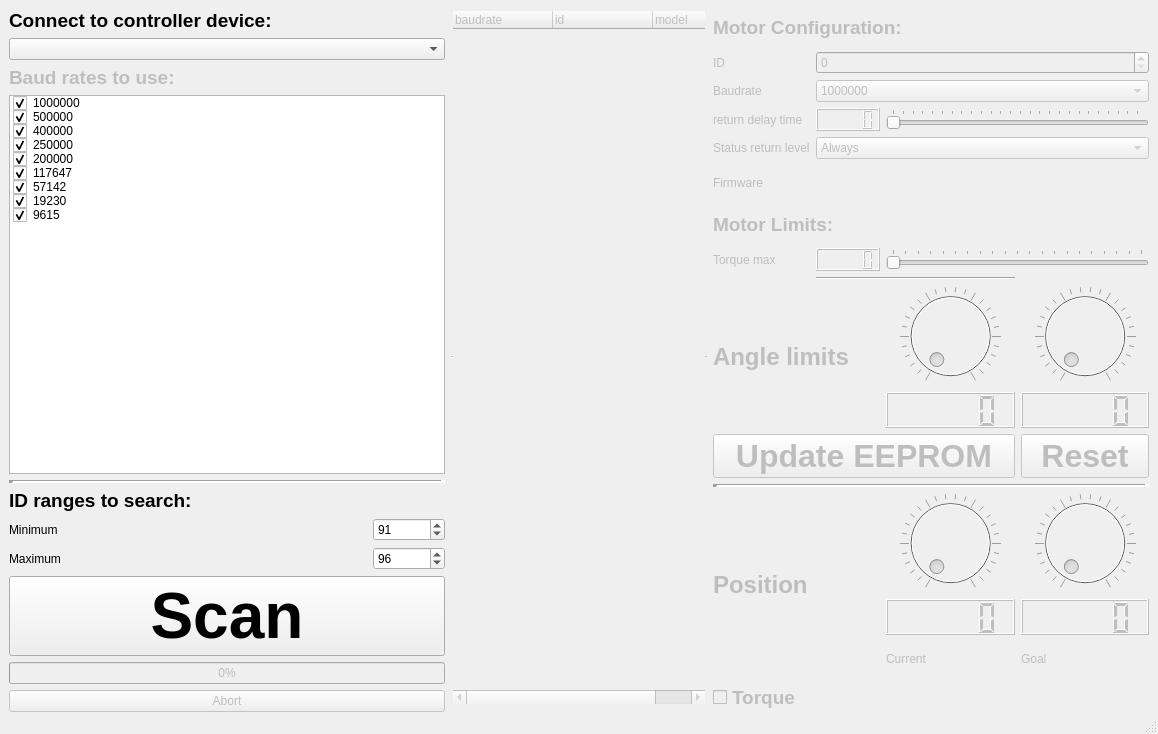
<?xml version="1.0" encoding="UTF-8"?>
<ui version="4.0">
 <class>MainWindow</class>
 <widget class="QMainWindow" name="MainWindow">
  <property name="geometry">
   <rect>
    <x>0</x>
    <y>0</y>
    <width>1158</width>
    <height>734</height>
   </rect>
  </property>
  <property name="sizePolicy">
   <sizepolicy hsizetype="Ignored" vsizetype="Preferred">
    <horstretch>0</horstretch>
    <verstretch>0</verstretch>
   </sizepolicy>
  </property>
  <property name="windowTitle">
   <string>MainWindow</string>
  </property>
  <widget class="QWidget" name="centralwidget">
   <layout class="QGridLayout" name="gridLayout" columnstretch="0,0,0,0,0,0,0">
    <property name="topMargin">
     <number>9</number>
    </property>
    <property name="bottomMargin">
     <number>0</number>
    </property>
    <item row="1" column="6" rowspan="2">
     <layout class="QGridLayout" name="motor_gridLayout" columnstretch="1,1,50,50">
      <item row="5" column="1" colspan="3">
       <widget class="QComboBox" name="statusreturnlevel_comboBox">
        <property name="enabled">
         <bool>false</bool>
        </property>
        <item>
         <property name="text">
          <string>Always</string>
         </property>
        </item>
        <item>
         <property name="text">
          <string>Read</string>
         </property>
        </item>
        <item>
         <property name="text">
          <string>Never</string>
         </property>
        </item>
       </widget>
      </item>
      <item row="16" column="2">
       <widget class="QDial" name="position_dial">
        <property name="enabled">
         <bool>false</bool>
        </property>
        <property name="focusPolicy">
         <enum>Qt::NoFocus</enum>
        </property>
        <property name="contextMenuPolicy">
         <enum>Qt::NoContextMenu</enum>
        </property>
        <property name="accessibleDescription">
         <string/>
        </property>
        <property name="notchesVisible">
         <bool>true</bool>
        </property>
       </widget>
      </item>
      <item row="6" column="0">
       <widget class="QLabel" name="label_10">
        <property name="enabled">
         <bool>false</bool>
        </property>
        <property name="text">
         <string>Firmware</string>
        </property>
       </widget>
      </item>
      <item row="1" column="0">
       <widget class="QLabel" name="label_6">
        <property name="enabled">
         <bool>false</bool>
        </property>
        <property name="text">
         <string>ID</string>
        </property>
       </widget>
      </item>
      <item row="12" column="2">
       <widget class="QDial" name="minimum_dial">
        <property name="enabled">
         <bool>false</bool>
        </property>
        <property name="notchesVisible">
         <bool>true</bool>
        </property>
       </widget>
      </item>
      <item row="16" column="3">
       <widget class="QDial" name="goal_dial">
        <property name="enabled">
         <bool>false</bool>
        </property>
        <property name="notchesVisible">
         <bool>true</bool>
        </property>
       </widget>
      </item>
      <item row="2" column="1" colspan="3">
       <widget class="QComboBox" name="baud_comboBox">
        <property name="enabled">
         <bool>false</bool>
        </property>
        <item>
         <property name="text">
          <string>1000000</string>
         </property>
        </item>
        <item>
         <property name="text">
          <string>500000</string>
         </property>
        </item>
        <item>
         <property name="text">
          <string>400000</string>
         </property>
        </item>
        <item>
         <property name="text">
          <string>250000</string>
         </property>
        </item>
        <item>
         <property name="text">
          <string>200000</string>
         </property>
        </item>
        <item>
         <property name="text">
          <string>117647</string>
         </property>
        </item>
        <item>
         <property name="text">
          <string>57142</string>
         </property>
        </item>
        <item>
         <property name="text">
          <string>19230</string>
         </property>
        </item>
        <item>
         <property name="text">
          <string>9615</string>
         </property>
        </item>
       </widget>
      </item>
      <item row="9" column="2" colspan="2">
       <widget class="QSlider" name="torquemax_horizontalSlider">
        <property name="enabled">
         <bool>false</bool>
        </property>
        <property name="maximum">
         <number>100</number>
        </property>
        <property name="orientation">
         <enum>Qt::Horizontal</enum>
        </property>
        <property name="tickPosition">
         <enum>QSlider::TicksAbove</enum>
        </property>
        <property name="tickInterval">
         <number>5</number>
        </property>
       </widget>
      </item>
      <item row="8" column="0" colspan="4">
       <widget class="QLabel" name="label_13">
        <property name="enabled">
         <bool>false</bool>
        </property>
        <property name="font">
         <font>
          <pointsize>14</pointsize>
          <weight>75</weight>
          <bold>true</bold>
         </font>
        </property>
        <property name="text">
         <string>Motor Limits:</string>
        </property>
       </widget>
      </item>
      <item row="12" column="0" rowspan="2" colspan="2">
       <widget class="QLabel" name="label_2">
        <property name="enabled">
         <bool>false</bool>
        </property>
        <property name="font">
         <font>
          <pointsize>18</pointsize>
          <weight>75</weight>
          <bold>true</bold>
         </font>
        </property>
        <property name="text">
         <string>Angle limits</string>
        </property>
       </widget>
      </item>
      <item row="2" column="0">
       <widget class="QLabel" name="label_7">
        <property name="enabled">
         <bool>false</bool>
        </property>
        <property name="text">
         <string>Baudrate</string>
        </property>
       </widget>
      </item>
      <item row="3" column="0">
       <widget class="QLabel" name="label_8">
        <property name="enabled">
         <bool>false</bool>
        </property>
        <property name="text">
         <string>return delay time</string>
        </property>
       </widget>
      </item>
      <item row="9" column="0">
       <widget class="QLabel" name="label_12">
        <property name="enabled">
         <bool>false</bool>
        </property>
        <property name="text">
         <string>Torque max</string>
        </property>
       </widget>
      </item>
      <item row="20" column="0" colspan="4">
       <widget class="QCheckBox" name="torque_checkBox">
        <property name="enabled">
         <bool>false</bool>
        </property>
        <property name="font">
         <font>
          <pointsize>14</pointsize>
          <weight>75</weight>
          <bold>true</bold>
         </font>
        </property>
        <property name="accessibleName">
         <string>xcfx</string>
        </property>
        <property name="text">
         <string>Torque</string>
        </property>
        <property name="tristate">
         <bool>false</bool>
        </property>
       </widget>
      </item>
      <item row="18" column="3">
       <widget class="QLabel" name="label_4">
        <property name="enabled">
         <bool>false</bool>
        </property>
        <property name="text">
         <string>Goal</string>
        </property>
       </widget>
      </item>
      <item row="6" column="1" colspan="3">
       <widget class="QLabel" name="firmware_label">
        <property name="enabled">
         <bool>false</bool>
        </property>
        <property name="text">
         <string/>
        </property>
       </widget>
      </item>
      <item row="5" column="0">
       <widget class="QLabel" name="label_9">
        <property name="enabled">
         <bool>false</bool>
        </property>
        <property name="text">
         <string>Status return level</string>
        </property>
       </widget>
      </item>
      <item row="12" column="3">
       <widget class="QDial" name="maximum_dial">
        <property name="enabled">
         <bool>false</bool>
        </property>
        <property name="notchesVisible">
         <bool>true</bool>
        </property>
       </widget>
      </item>
      <item row="0" column="0" colspan="3">
       <widget class="QLabel" name="label_11">
        <property name="enabled">
         <bool>false</bool>
        </property>
        <property name="font">
         <font>
          <pointsize>14</pointsize>
          <weight>75</weight>
          <bold>true</bold>
         </font>
        </property>
        <property name="text">
         <string>Motor Configuration:</string>
        </property>
       </widget>
      </item>
      <item row="13" column="2">
       <widget class="QLCDNumber" name="minimum_lcd">
        <property name="enabled">
         <bool>false</bool>
        </property>
       </widget>
      </item>
      <item row="13" column="3">
       <widget class="QLCDNumber" name="maximum_lcd">
        <property name="enabled">
         <bool>false</bool>
        </property>
       </widget>
      </item>
      <item row="3" column="2" colspan="2">
       <widget class="QSlider" name="returndelaytime_horizontalSlider">
        <property name="enabled">
         <bool>false</bool>
        </property>
        <property name="maximum">
         <number>508</number>
        </property>
        <property name="orientation">
         <enum>Qt::Horizontal</enum>
        </property>
        <property name="tickPosition">
         <enum>QSlider::TicksAbove</enum>
        </property>
        <property name="tickInterval">
         <number>20</number>
        </property>
       </widget>
      </item>
      <item row="1" column="1" colspan="3">
       <widget class="QSpinBox" name="id_spinBox">
        <property name="enabled">
         <bool>false</bool>
        </property>
       </widget>
      </item>
      <item row="17" column="2">
       <widget class="QLCDNumber" name="position_lcd">
        <property name="enabled">
         <bool>false</bool>
        </property>
       </widget>
      </item>
      <item row="15" column="0" colspan="4">
       <widget class="Line" name="line_2">
        <property name="lineWidth">
         <number>5</number>
        </property>
        <property name="orientation">
         <enum>Qt::Horizontal</enum>
        </property>
       </widget>
      </item>
      <item row="18" column="2">
       <widget class="QLabel" name="label_3">
        <property name="enabled">
         <bool>false</bool>
        </property>
        <property name="text">
         <string>Current</string>
        </property>
       </widget>
      </item>
      <item row="17" column="3">
       <widget class="QLCDNumber" name="goal_lcd">
        <property name="enabled">
         <bool>false</bool>
        </property>
       </widget>
      </item>
      <item row="9" column="1">
       <widget class="QLCDNumber" name="torque_lcd">
        <property name="enabled">
         <bool>false</bool>
        </property>
       </widget>
      </item>
      <item row="16" column="0" rowspan="3" colspan="2">
       <widget class="QLabel" name="position_label">
        <property name="enabled">
         <bool>false</bool>
        </property>
        <property name="font">
         <font>
          <pointsize>18</pointsize>
          <weight>75</weight>
          <bold>true</bold>
         </font>
        </property>
        <property name="text">
         <string>Position</string>
        </property>
       </widget>
      </item>
      <item row="3" column="1">
       <widget class="QLCDNumber" name="returndelaytime_lcd">
        <property name="enabled">
         <bool>false</bool>
        </property>
        <property name="autoFillBackground">
         <bool>false</bool>
        </property>
        <property name="smallDecimalPoint">
         <bool>false</bool>
        </property>
        <property name="mode">
         <enum>QLCDNumber::Dec</enum>
        </property>
       </widget>
      </item>
      <item row="10" column="1" colspan="2">
       <widget class="Line" name="line_3">
        <property name="styleSheet">
         <string notr="true"/>
        </property>
        <property name="orientation">
         <enum>Qt::Horizontal</enum>
        </property>
       </widget>
      </item>
      <item row="14" column="0" colspan="3">
       <widget class="QPushButton" name="eeprom_button">
        <property name="enabled">
         <bool>false</bool>
        </property>
        <property name="font">
         <font>
          <pointsize>24</pointsize>
          <weight>75</weight>
          <bold>true</bold>
         </font>
        </property>
        <property name="text">
         <string>Update EEPROM</string>
        </property>
       </widget>
      </item>
      <item row="14" column="3">
       <widget class="QPushButton" name="reset_button">
        <property name="enabled">
         <bool>false</bool>
        </property>
        <property name="font">
         <font>
          <pointsize>24</pointsize>
          <weight>75</weight>
          <bold>true</bold>
         </font>
        </property>
        <property name="text">
         <string>Reset</string>
        </property>
       </widget>
      </item>
     </layout>
    </item>
    <item row="1" column="2" rowspan="2">
     <layout class="QGridLayout" name="gridLayout_2" rowstretch="0,0,0,0,0,0,0,0,0,0,0,0,0,0,0,0,0,0,0,0" columnstretch="5,0" columnminimumwidth="0,0">
      <property name="sizeConstraint">
       <enum>QLayout::SetNoConstraint</enum>
      </property>
      <property name="bottomMargin">
       <number>0</number>
      </property>
      <item row="11" column="1">
       <widget class="QSpinBox" name="minimum_spinBox">
        <property name="enabled">
         <bool>true</bool>
        </property>
        <property name="minimum">
         <number>0</number>
        </property>
        <property name="maximum">
         <number>253</number>
        </property>
        <property name="value">
         <number>91</number>
        </property>
       </widget>
      </item>
      <item row="10" column="0" colspan="2">
       <widget class="QLabel" name="id_label">
        <property name="enabled">
         <bool>true</bool>
        </property>
        <property name="font">
         <font>
          <pointsize>14</pointsize>
          <weight>75</weight>
          <bold>true</bold>
         </font>
        </property>
        <property name="layoutDirection">
         <enum>Qt::LeftToRight</enum>
        </property>
        <property name="text">
         <string>ID ranges to search:</string>
        </property>
       </widget>
      </item>
      <item row="18" column="0" colspan="2">
       <widget class="QProgressBar" name="scan_progressBar">
        <property name="enabled">
         <bool>false</bool>
        </property>
        <property name="value">
         <number>0</number>
        </property>
       </widget>
      </item>
      <item row="8" column="0" rowspan="2" colspan="2">
       <widget class="Line" name="line">
        <property name="lineWidth">
         <number>5</number>
        </property>
        <property name="orientation">
         <enum>Qt::Horizontal</enum>
        </property>
       </widget>
      </item>
      <item row="6" column="0" colspan="2">
       <widget class="QListWidget" name="baud_checkboxes">
        <property name="enabled">
         <bool>true</bool>
        </property>
        <property name="sizePolicy">
         <sizepolicy hsizetype="Preferred" vsizetype="Expanding">
          <horstretch>1</horstretch>
          <verstretch>0</verstretch>
         </sizepolicy>
        </property>
        <item>
         <property name="text">
          <string>1000000</string>
         </property>
         <property name="checkState">
          <enum>Checked</enum>
         </property>
        </item>
        <item>
         <property name="text">
          <string notr="true">500000</string>
         </property>
         <property name="checkState">
          <enum>Checked</enum>
         </property>
        </item>
        <item>
         <property name="text">
          <string>400000</string>
         </property>
         <property name="checkState">
          <enum>Checked</enum>
         </property>
        </item>
        <item>
         <property name="text">
          <string>250000</string>
         </property>
         <property name="checkState">
          <enum>Checked</enum>
         </property>
        </item>
        <item>
         <property name="text">
          <string>200000</string>
         </property>
         <property name="checkState">
          <enum>Checked</enum>
         </property>
        </item>
        <item>
         <property name="text">
          <string>117647</string>
         </property>
         <property name="checkState">
          <enum>Checked</enum>
         </property>
        </item>
        <item>
         <property name="text">
          <string>57142</string>
         </property>
         <property name="checkState">
          <enum>Checked</enum>
         </property>
        </item>
        <item>
         <property name="text">
          <string>19230</string>
         </property>
         <property name="checkState">
          <enum>Checked</enum>
         </property>
        </item>
        <item>
         <property name="text">
          <string>9615</string>
         </property>
         <property name="checkState">
          <enum>Checked</enum>
         </property>
        </item>
       </widget>
      </item>
      <item row="19" column="0" colspan="2">
       <widget class="QPushButton" name="abort_button">
        <property name="enabled">
         <bool>false</bool>
        </property>
        <property name="text">
         <string>Abort</string>
        </property>
       </widget>
      </item>
      <item row="4" column="0" colspan="2">
       <widget class="QLabel" name="baud_label">
        <property name="enabled">
         <bool>false</bool>
        </property>
        <property name="font">
         <font>
          <pointsize>14</pointsize>
          <weight>75</weight>
          <bold>true</bold>
         </font>
        </property>
        <property name="text">
         <string>Baud rates to use:</string>
        </property>
       </widget>
      </item>
      <item row="11" column="0">
       <widget class="QLabel" name="minimum_label">
        <property name="enabled">
         <bool>true</bool>
        </property>
        <property name="text">
         <string>Minimum</string>
        </property>
       </widget>
      </item>
      <item row="1" column="0" colspan="2">
       <widget class="QLabel" name="label_5">
        <property name="font">
         <font>
          <pointsize>14</pointsize>
          <weight>75</weight>
          <bold>true</bold>
         </font>
        </property>
        <property name="text">
         <string>Connect to controller device:</string>
        </property>
       </widget>
      </item>
      <item row="13" column="1">
       <widget class="QSpinBox" name="maximum_spinBox">
        <property name="enabled">
         <bool>true</bool>
        </property>
        <property name="maximum">
         <number>253</number>
        </property>
        <property name="value">
         <number>96</number>
        </property>
       </widget>
      </item>
      <item row="13" column="0">
       <widget class="QLabel" name="maximum_label">
        <property name="enabled">
         <bool>true</bool>
        </property>
        <property name="text">
         <string>Maximum</string>
        </property>
       </widget>
      </item>
      <item row="2" column="0" colspan="2">
       <widget class="QComboBox" name="ports_list_combobox"/>
      </item>
      <item row="17" column="0" colspan="2">
       <widget class="QPushButton" name="scan_button">
        <property name="enabled">
         <bool>true</bool>
        </property>
        <property name="sizePolicy">
         <sizepolicy hsizetype="Preferred" vsizetype="Fixed">
          <horstretch>0</horstretch>
          <verstretch>0</verstretch>
         </sizepolicy>
        </property>
        <property name="font">
         <font>
          <pointsize>48</pointsize>
          <weight>75</weight>
          <bold>true</bold>
         </font>
        </property>
        <property name="cursor">
         <cursorShape>ArrowCursor</cursorShape>
        </property>
        <property name="toolTip">
         <string>Click here for awesomeness</string>
        </property>
        <property name="text">
         <string>Scan</string>
        </property>
        <property name="default">
         <bool>false</bool>
        </property>
       </widget>
      </item>
     </layout>
    </item>
    <item row="1" column="4" colspan="2">
     <widget class="QTreeWidget" name="motor_tree">
      <property name="enabled">
       <bool>false</bool>
      </property>
      <property name="sizePolicy">
       <sizepolicy hsizetype="Expanding" vsizetype="Expanding">
        <horstretch>0</horstretch>
        <verstretch>0</verstretch>
       </sizepolicy>
      </property>
      <property name="contextMenuPolicy">
       <enum>Qt::NoContextMenu</enum>
      </property>
      <property name="frameShape">
       <enum>QFrame::HLine</enum>
      </property>
      <property name="verticalScrollBarPolicy">
       <enum>Qt::ScrollBarAsNeeded</enum>
      </property>
      <property name="autoScroll">
       <bool>false</bool>
      </property>
      <property name="autoScrollMargin">
       <number>-25</number>
      </property>
      <property name="alternatingRowColors">
       <bool>false</bool>
      </property>
      <property name="selectionMode">
       <enum>QAbstractItemView::ExtendedSelection</enum>
      </property>
      <property name="animated">
       <bool>false</bool>
      </property>
      <property name="expandsOnDoubleClick">
       <bool>false</bool>
      </property>
      <property name="columnCount">
       <number>3</number>
      </property>
      <column>
       <property name="text">
        <string notr="true">baudrate</string>
       </property>
      </column>
      <column>
       <property name="text">
        <string>id</string>
       </property>
      </column>
      <column>
       <property name="text">
        <string>model</string>
       </property>
      </column>
     </widget>
    </item>
   </layout>
  </widget>
  <widget class="QMenuBar" name="menubar">
   <property name="geometry">
    <rect>
     <x>0</x>
     <y>0</y>
     <width>1158</width>
     <height>22</height>
    </rect>
   </property>
  </widget>
  <widget class="QStatusBar" name="statusbar"/>
 </widget>
 <resources/>
 <connections>
  <connection>
   <sender>returndelaytime_horizontalSlider</sender>
   <signal>valueChanged(int)</signal>
   <receiver>returndelaytime_lcd</receiver>
   <slot>display(int)</slot>
   <hints>
    <hint type="sourcelabel">
     <x>926</x>
     <y>175</y>
    </hint>
    <hint type="destinationlabel">
     <x>1074</x>
     <y>173</y>
    </hint>
   </hints>
  </connection>
  <connection>
   <sender>torquemax_horizontalSlider</sender>
   <signal>valueChanged(int)</signal>
   <receiver>torque_lcd</receiver>
   <slot>display(int)</slot>
   <hints>
    <hint type="sourcelabel">
     <x>927</x>
     <y>378</y>
    </hint>
    <hint type="destinationlabel">
     <x>1075</x>
     <y>379</y>
    </hint>
   </hints>
  </connection>
  <connection>
   <sender>maximum_dial</sender>
   <signal>valueChanged(int)</signal>
   <receiver>maximum_lcd</receiver>
   <slot>display(int)</slot>
   <hints>
    <hint type="sourcelabel">
     <x>1075</x>
     <y>377</y>
    </hint>
    <hint type="destinationlabel">
     <x>1075</x>
     <y>451</y>
    </hint>
   </hints>
  </connection>
  <connection>
   <sender>minimum_dial</sender>
   <signal>valueChanged(int)</signal>
   <receiver>minimum_lcd</receiver>
   <slot>display(int)</slot>
   <hints>
    <hint type="sourcelabel">
     <x>927</x>
     <y>377</y>
    </hint>
    <hint type="destinationlabel">
     <x>927</x>
     <y>451</y>
    </hint>
   </hints>
  </connection>
  <connection>
   <sender>position_dial</sender>
   <signal>valueChanged(int)</signal>
   <receiver>position_lcd</receiver>
   <slot>display(int)</slot>
   <hints>
    <hint type="sourcelabel">
     <x>983</x>
     <y>525</y>
    </hint>
    <hint type="destinationlabel">
     <x>983</x>
     <y>599</y>
    </hint>
   </hints>
  </connection>
  <connection>
   <sender>goal_dial</sender>
   <signal>valueChanged(int)</signal>
   <receiver>goal_lcd</receiver>
   <slot>display(int)</slot>
   <hints>
    <hint type="sourcelabel">
     <x>1075</x>
     <y>635</y>
    </hint>
    <hint type="destinationlabel">
     <x>1075</x>
     <y>723</y>
    </hint>
   </hints>
  </connection>
 </connections>
 <designerdata>
  <property name="gridDeltaX">
   <number>10</number>
  </property>
  <property name="gridDeltaY">
   <number>10</number>
  </property>
  <property name="gridSnapX">
   <bool>true</bool>
  </property>
  <property name="gridSnapY">
   <bool>true</bool>
  </property>
  <property name="gridVisible">
   <bool>true</bool>
  </property>
 </designerdata>
</ui>
